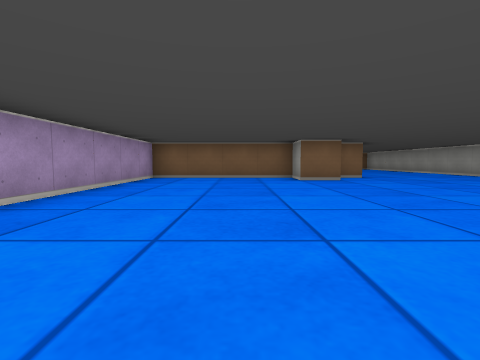
View 1 (above)

13 first-person views from a walk through a cub3D ray-caster map. The camera is about half as high as the walls, tilts 4° down and sees 85° across. The floor is counted in squares. Each view is taken from the middle of a square. On the plan, view 1 faces up. The plan holds only what a view shows up to about 9 squares ahead; the rest is blank.

View 2
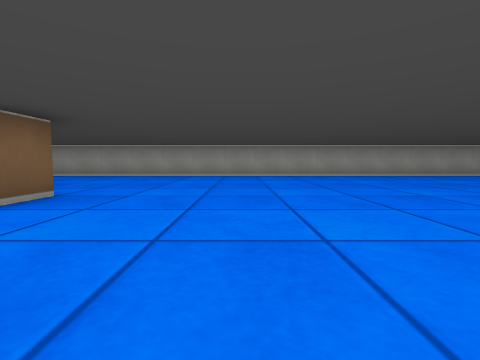

View 3
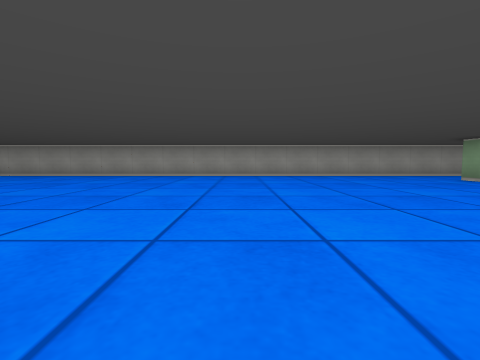

View 4
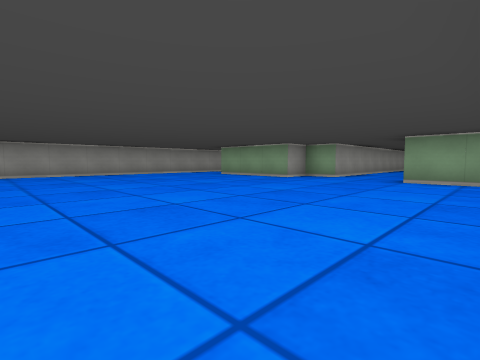

View 5
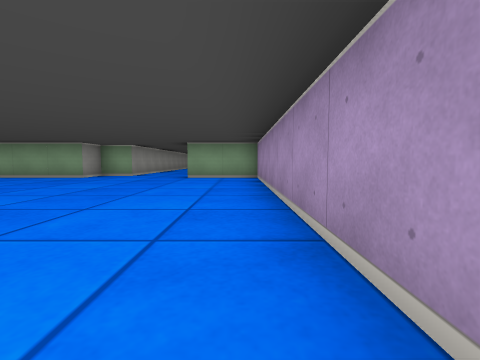

View 6
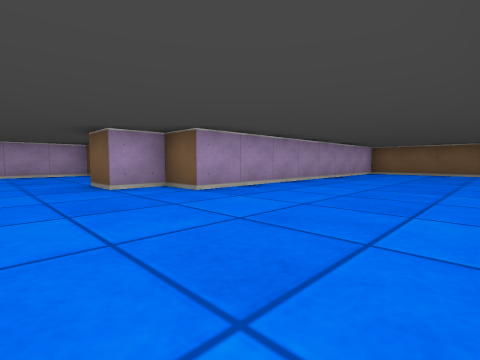

View 7
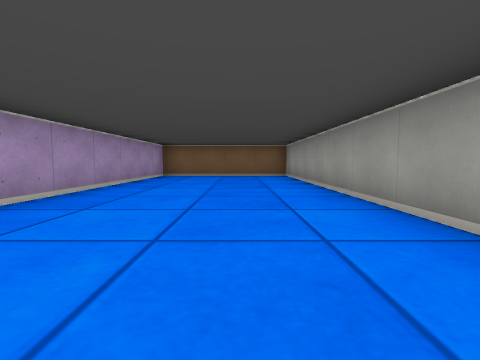

View 8
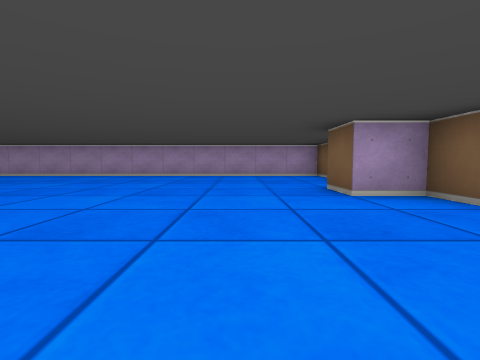

View 9
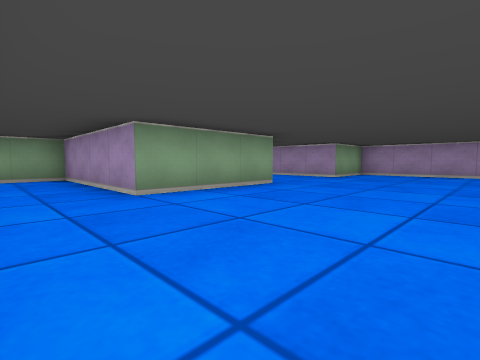

View 10
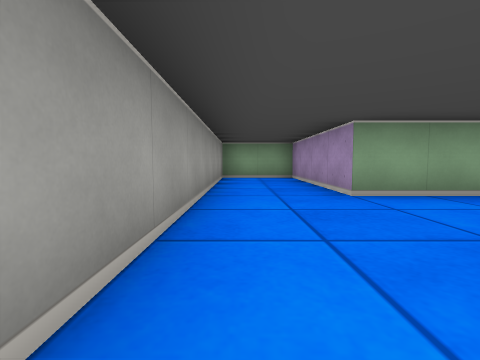

View 11
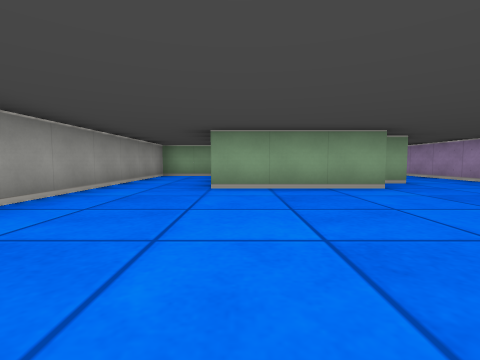

View 12
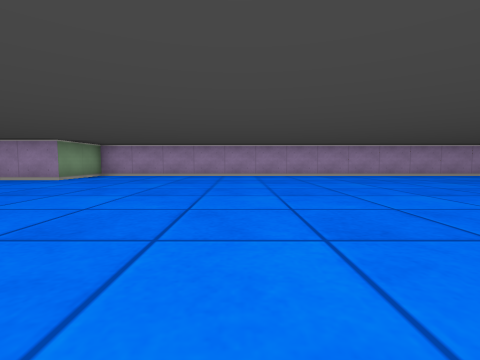

View 13
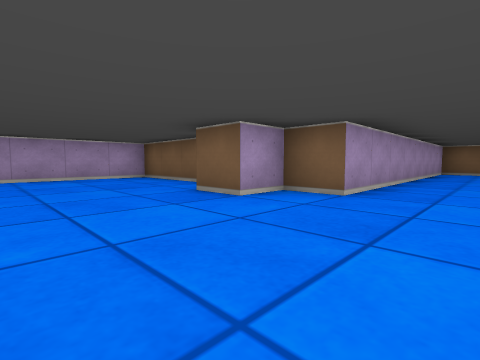

### Floor plan
Points are (right, up) in squares from view 1. A wall is a line through its corners. A room is listed if a view was taken in it or the views show most of it. See-through windows are left out.
Room 1 (views 1, 2, 3, 4, 5, 6, 7, 8, 9, 10, 11, 12, 13)
walls: (1.5, -8.5) (2.5, -8.5) (2.5, -7.5) (5.5, -7.5) (5.5, -11.5) (7.5, -11.5) (7.5, 15.5) (3.5, 15.5) (3.5, 7.5) (2.5, 7.5) (2.5, 6.5) (1.5, 6.5) (1.5, 7.5) (-2.5, 7.5) (-2.5, -7.5) (-0.5, -7.5)
ways out: opening at (0.5, -8.5)

Where each view was taken, in squares from view 1:
view 1: 0 up, 0 right, facing up
view 2: 4 up, 1 left, facing right
view 3: 2 down, 1 left, facing right
view 4: 1 down, 2 left, facing down-right
view 5: 0 up, 2 left, facing down
view 6: 5 up, 7 right, facing up-left
view 7: 7 up, 6 right, facing up
view 8: 5 up, 6 right, facing left
view 9: 4 down, 7 right, facing down-left
view 10: 4 down, 7 right, facing down
view 11: 3 down, 5 right, facing down
view 12: 3 down, 6 right, facing left
view 13: 4 up, 5 right, facing up-left
